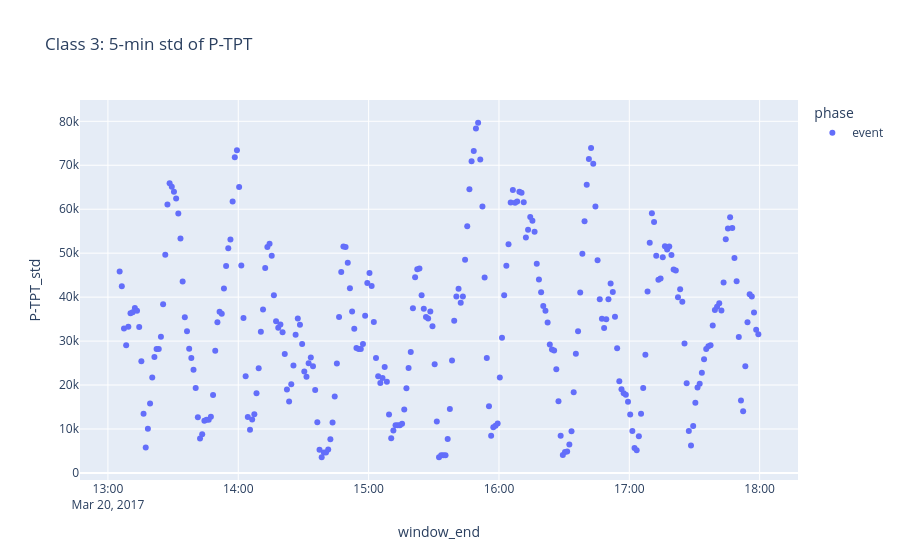
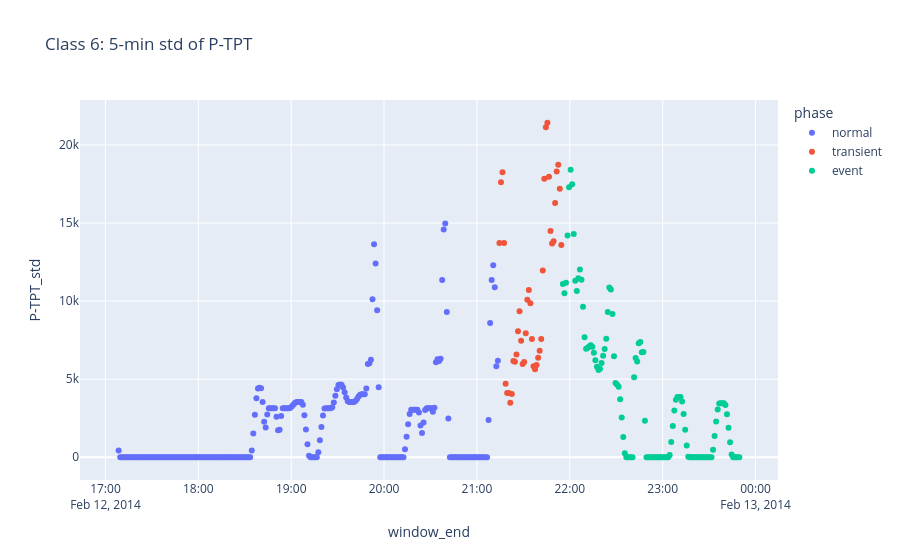

Write notebook code for charts like these, in order.
### Markdown cell above
## Summary: decisions for the 3W pipeline

**Data scope**
1. Evaluate on real instances only (1,119 files, 40 wells). Simulated and drawn instances may be used for training only.
2. Drop unlabeled rows (always includes the first hour of every file).
3. Drop sensors essentially never present in real data: T-MON-CKP, P-MON-SDV-P, P-JUS-BS, QBS, PT-P.

**Sensors**
4. Core set for the baseline model: T-TPT, P-TPT, P-ANULAR, P-PDG (all four present in 71% of real files).
5. Extended models may add other sensors with missing-value handling; their value is measured against the core-only baseline on held-out wells.
6. Valve states are categorical (0 / 0.5 / 1); pressures need scaling (Pa, values in millions).

**Labels**
7. Labels are per row: normal 0, transient 100 + k, event k. The transient phase is the early-warning window.
8. Severe slugging (3) and flow instability (4) have no transient phase.

**Evaluation**
9. Leave-one-well-out evaluation; files from the same well never appear in both training and testing.
10. Report detection per class with the number of real files and wells behind each result.
11. Watch for shortcut learning (simulated vs real artifacts, sensor-availability fingerprints).

**Features**
12. Per-instance baseline deviation, measured against each file's own normal period, mirroring the C-MAPSS baseline feature.

**Data quality**
13. Flag frozen sensors (zero variance) and unusual pre-label activity.

### Code cell
from assetmind.ingestion.threew import read_instance, make_windows, CORE
import plotly.express as px

for cls in ["3", "6"]:
    path = next((W3 / cls).glob("WELL-*.parquet"))
    w = make_windows(read_instance(path), CORE)
    px.scatter(w, x="window_end", y="P-TPT_std", color="phase",
               title=f"Class {cls}: 5-min std of P-TPT").show()
